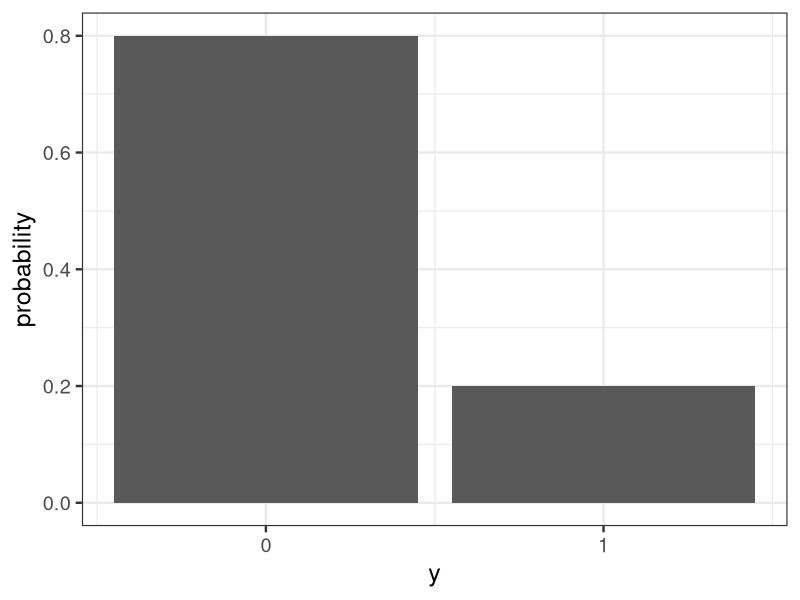

Generate this figure with R:
library(ggplot2)

d <- data.frame(X=0:1, Y=c(0.8, 0.2))
p <- ggplot(data=d, aes(x=X, y=Y))
p <- p + theme_bw(base_size=18)
p <- p + geom_bar(stat='identity')
p <- p + labs(x='y', y='probability')
p <- p + scale_x_continuous(breaks=seq(0, 1, 1))
ggsave(file='output/fig6-2.png', plot=p, dpi=300, w=4, h=3)
